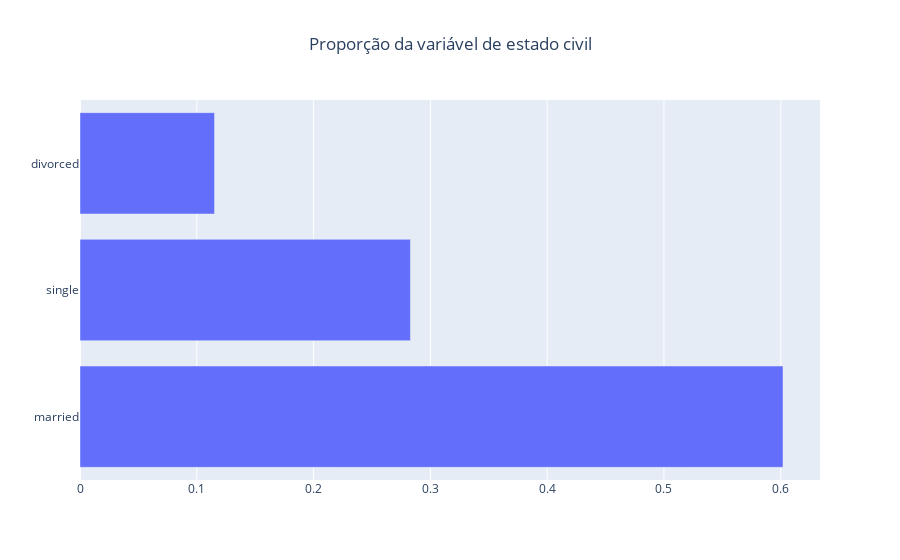

Write notebook code for a chart like this one.
### Code cell
# Fazendo com a plotly
fig = go.Figure()
fig.add_trace(go.Bar(y=df.marital.value_counts(normalize=True).index,
                     x=df.marital.value_counts(normalize=True),
                     orientation='h'
                     ))
fig.update_layout(title_text='Proporção da variável de estado civil\n', title_x = 0.5)

fig.show()

### Figure 1 — Plotly figure (JSON) as saved in the notebook; plotly's stock layout.template omitted (floating-point values rounded to 4 significant figures)
{"data": [{"orientation": "h", "type": "bar", "x": [0.6019, 0.2829, 0.1152], "y": ["married", "single", "divorced"]}], "layout": {"title": {"text": "Proporção da variável de estado civil\n", "x": 0.5}}}
